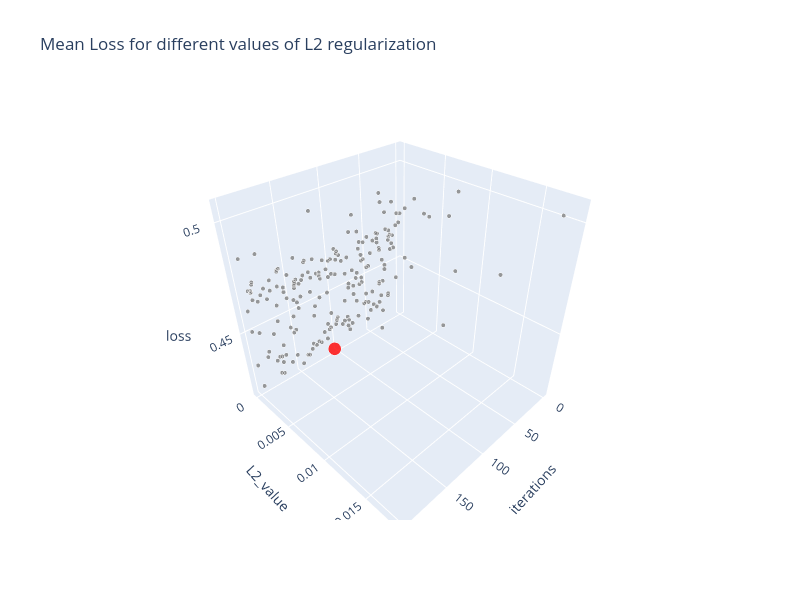
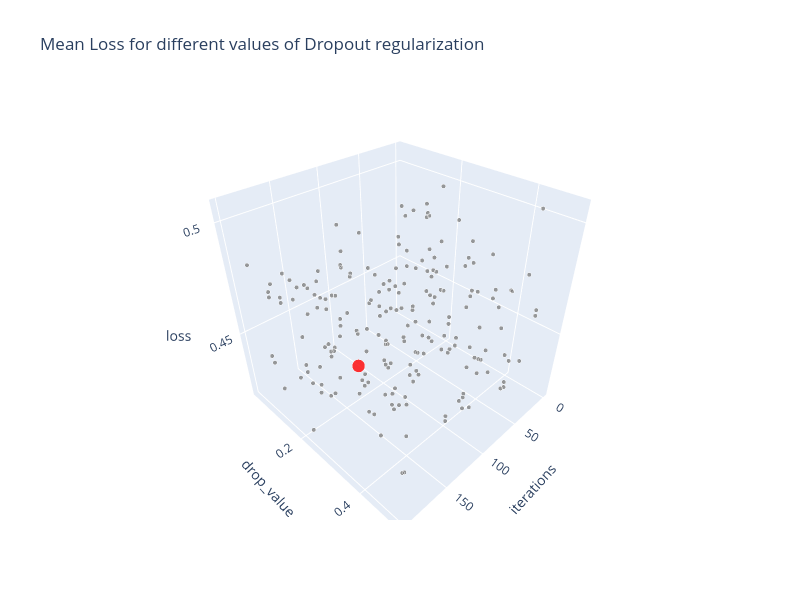

The notebook cell these images were saved under, in order:
### Code cell
plot_3d_scatter_surface(df, 'iterations', ['L2_value', 'drop_value'], 'loss', surface=False, highlight=True)

### Figure 1 — Plotly figure (JSON) as saved in the notebook; plotly's stock layout.template omitted (floating-point values rounded to 4 significant figures; data arrays with more than 128 entries replaced by an {"elided": "..."} marker saying what was removed)
{"data": [{"marker": {"color": {"elided": "200 str values"}, "colorscale": [[0, "#440154"], [0.1111, "#482878"], [0.2222, "#3e4989"], [0.3333, "#31688e"], [0.4444, "#26828e"], [0.5556, "#1f9e89"], [0.6667, "#35b779"], [0.7778, "#6ece58"], [0.8889, "#b5de2b"], [1, "#fde725"]], "opacity": 0.8, "size": {"elided": "200 int values"}}, "mode": "markers", "name": "loss", "type": "scatter3d", "x": {"elided": "200 int values"}, "y": {"elided": "200 float values"}, "z": {"elided": "200 float values"}}], "layout": {"height": 600, "scene": {"xaxis": {"title": {"text": "iterations"}}, "yaxis": {"title": {"text": "L2_value"}}, "zaxis": {"title": {"text": "loss"}}}, "title": {"text": "Mean Loss for different values of L2 regularization"}, "width": 800}}

### Figure 2 — Plotly figure (JSON) as saved in the notebook; plotly's stock layout.template omitted (floating-point values rounded to 4 significant figures; data arrays with more than 128 entries replaced by an {"elided": "..."} marker saying what was removed)
{"data": [{"marker": {"color": {"elided": "200 str values"}, "colorscale": [[0, "#440154"], [0.1111, "#482878"], [0.2222, "#3e4989"], [0.3333, "#31688e"], [0.4444, "#26828e"], [0.5556, "#1f9e89"], [0.6667, "#35b779"], [0.7778, "#6ece58"], [0.8889, "#b5de2b"], [1, "#fde725"]], "opacity": 0.8, "size": {"elided": "200 int values"}}, "mode": "markers", "name": "loss", "type": "scatter3d", "x": {"elided": "200 int values"}, "y": {"elided": "200 float values"}, "z": {"elided": "200 float values"}}], "layout": {"height": 600, "scene": {"xaxis": {"title": {"text": "iterations"}}, "yaxis": {"title": {"text": "drop_value"}}, "zaxis": {"title": {"text": "loss"}}}, "title": {"text": "Mean Loss for different values of Dropout regularization"}, "width": 800}}
